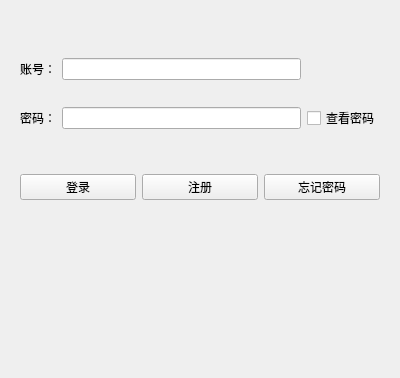
<?xml version="1.0" encoding="UTF-8"?>
<ui version="4.0">
 <class>LoginForm</class>
 <widget class="QWidget" name="LoginForm">
  <property name="geometry">
   <rect>
    <x>0</x>
    <y>0</y>
    <width>400</width>
    <height>378</height>
   </rect>
  </property>
  <property name="windowTitle">
   <string>Form</string>
  </property>
  <layout class="QVBoxLayout" name="verticalLayout">
   <item>
    <widget class="QWidget" name="widget_3" native="true">
     <layout class="QHBoxLayout" name="horizontalLayout">
      <item>
       <widget class="QLabel" name="label">
        <property name="maximumSize">
         <size>
          <width>100</width>
          <height>100</height>
         </size>
        </property>
        <property name="text">
         <string/>
        </property>
        <property name="pixmap">
         <pixmap resource="../resources.qrc">:/img/resources/img/logo.png</pixmap>
        </property>
        <property name="scaledContents">
         <bool>true</bool>
        </property>
       </widget>
      </item>
     </layout>
    </widget>
   </item>
   <item>
    <widget class="QWidget" name="widget" native="true">
     <layout class="QGridLayout" name="gridLayout_3">
      <item row="1" column="0">
       <widget class="QLabel" name="accountLabel">
        <property name="text">
         <string>账号：</string>
        </property>
       </widget>
      </item>
      <item row="1" column="1">
       <widget class="QLineEdit" name="accountLineEdit">
        <property name="maxLength">
         <number>100</number>
        </property>
       </widget>
      </item>
      <item row="2" column="1">
       <widget class="QLabel" name="accountdTipLabel">
        <property name="styleSheet">
         <string notr="true">QLabel { color : red; }</string>
        </property>
        <property name="text">
         <string/>
        </property>
       </widget>
      </item>
      <item row="3" column="1">
       <widget class="QLineEdit" name="passwordLineEdit">
        <property name="maxLength">
         <number>20</number>
        </property>
        <property name="echoMode">
         <enum>QLineEdit::Password</enum>
        </property>
       </widget>
      </item>
      <item row="4" column="1">
       <widget class="QLabel" name="passwordTipLabel">
        <property name="styleSheet">
         <string notr="true">QLabel { color : red; }</string>
        </property>
        <property name="text">
         <string/>
        </property>
        <property name="wordWrap">
         <bool>true</bool>
        </property>
       </widget>
      </item>
      <item row="3" column="0">
       <widget class="QLabel" name="passwordLabel">
        <property name="text">
         <string>密码：</string>
        </property>
       </widget>
      </item>
      <item row="3" column="2">
       <widget class="QCheckBox" name="showPasswordCheckBox">
        <property name="text">
         <string>查看密码</string>
        </property>
       </widget>
      </item>
     </layout>
    </widget>
   </item>
   <item>
    <widget class="QWidget" name="widget_2" native="true">
     <layout class="QHBoxLayout" name="horizontalLayout_2">
      <item>
       <widget class="QPushButton" name="loginPushButton">
        <property name="text">
         <string>登录</string>
        </property>
       </widget>
      </item>
      <item>
       <widget class="QPushButton" name="registerPushButton">
        <property name="text">
         <string>注册</string>
        </property>
       </widget>
      </item>
      <item>
       <widget class="QPushButton" name="retrievePasswordPushButton">
        <property name="text">
         <string>忘记密码</string>
        </property>
       </widget>
      </item>
     </layout>
    </widget>
   </item>
   <item>
    <spacer name="verticalSpacer_2">
     <property name="orientation">
      <enum>Qt::Vertical</enum>
     </property>
     <property name="sizeHint" stdset="0">
      <size>
       <width>20</width>
       <height>35</height>
      </size>
     </property>
    </spacer>
   </item>
  </layout>
 </widget>
 <resources>
  <include location="../resources.qrc"/>
 </resources>
 <connections/>
</ui>
